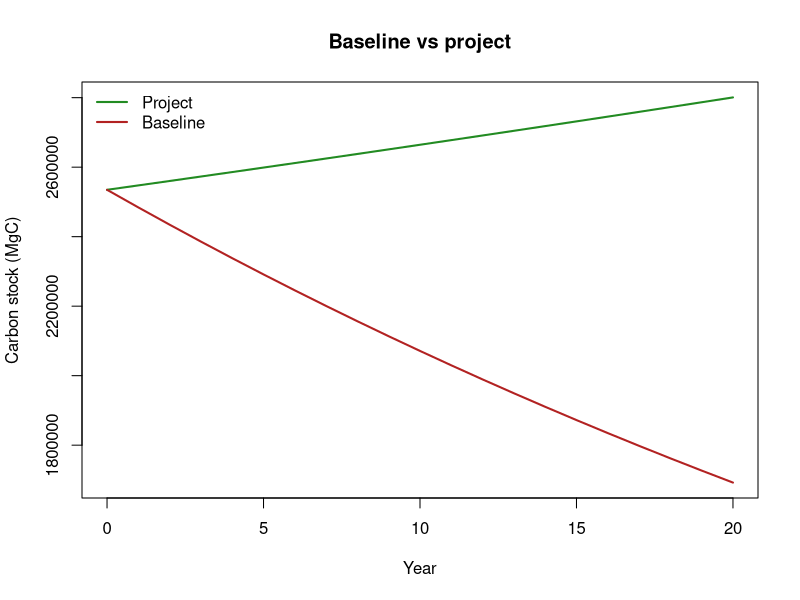

Recreate this plot in R.
## ---- chunk 1
library(dplyr)
plots <- read.csv("data/forest_plots.csv")
## ---- chunk 2
CF <- 0.47    # carbon fraction of biomass
R  <- 0.25    # root-to-shoot ratio (belowground / aboveground)

plots <- plots |>
  mutate(agc_MgCha  = carbon,                 # aboveground carbon (already MgC/ha)
         bgc_MgCha  = agc_MgCha * R,          # belowground carbon
         total_MgCha = agc_MgCha + bgc_MgCha)

plots |>
  group_by(stand_type) |>
  summarise(n = n(),
            AGC = round(mean(agc_MgCha), 1),
            BGC = round(mean(bgc_MgCha), 1),
            Total = round(mean(total_MgCha), 1))
## ---- chunk 3
# area of each stratum in the project (hectares) — from the tenure/type map
stratum_area <- tibble(
  stand_type = c("old-growth", "second-growth", "riparian"),
  area_ha    = c(4200, 6300, 1500)            # example project areas
)

stock <- plots |>
  group_by(stand_type) |>
  summarise(mean_density = mean(total_MgCha),
            sd_density   = sd(total_MgCha),
            n            = n(), .groups = "drop") |>
  left_join(stratum_area, by = "stand_type") |>
  mutate(stratum_stock = mean_density * area_ha)

total_stock <- sum(stock$stratum_stock)
stock
cat("Total project carbon stock:", format(round(total_stock), big.mark = ","), "MgC\n")
## ---- chunk 4
years        <- 0:20
baseline_rate <- -0.020   # baseline loses 2% of standing carbon per year (harvest)
project_rate  <- 0.005    # project grows 0.5% per year (deferred harvest)

baseline <- total_stock * (1 + baseline_rate)^years
project  <- total_stock * (1 + project_rate)^years

er_MgCO2 <- (project - baseline) * (44/12)     # emission reductions, tCO2e

plot(years, project,  type = "l", col = "forestgreen", lwd = 2,
     ylim = range(c(baseline, project)),
     xlab = "Year", ylab = "Carbon stock (MgC)", main = "Baseline vs project")
lines(years, baseline, col = "firebrick", lwd = 2)
legend("topleft", c("Project", "Baseline"), col = c("forestgreen", "firebrick"), lwd = 2, bty = "n")

cat("Cumulative ERs at year 20:", format(round(er_MgCO2[length(years)]), big.mark = ","), "tCO2e\n")
## ---- chunk 5
harvested_MgC <- total_stock * 0.020          # carbon harvested in year 1 (baseline rate)
hwp_stored_frac <- 0.30                        # fraction retained long-term in products
hwp_credit_MgCO2 <- harvested_MgC * hwp_stored_frac * (44/12)
cat("HWP long-term storage credit:", format(round(hwp_credit_MgCO2), big.mark = ","), "tCO2e\n")
## ---- chunk 6
gross_er     <- er_MgCO2[length(years)]
unc_ded      <- 0.10    # uncertainty deduction (e.g., from the 90% CI half-width)
buffer       <- 0.15    # non-permanence buffer contribution
net_credits  <- gross_er * (1 - unc_ded) * (1 - buffer)

cat("Gross ERs: ", format(round(gross_er), big.mark = ","), "tCO2e\n")
cat("Net issuable credits after deductions:", format(round(net_credits), big.mark = ","), "tCO2e\n")
